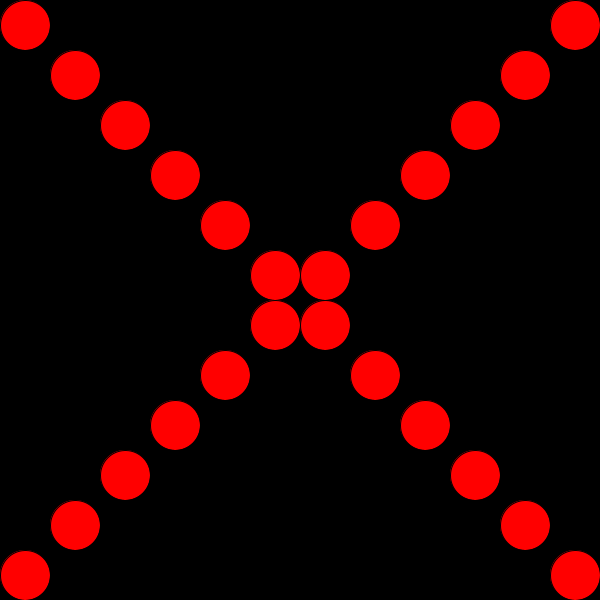
Frame 1 (no input)
Frame 60 (the mouse pressed at the canvas centre just before this capture): identical to frame 1, image omitted
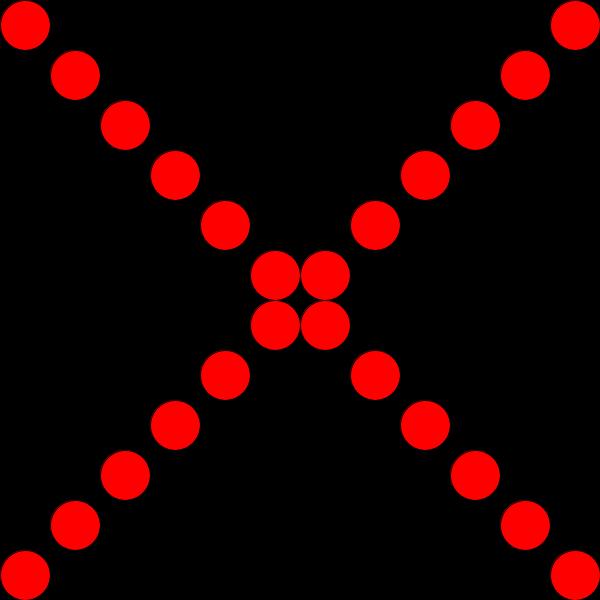
Frame 120 (the mouse held since frame 60 and released just before this capture)

The Processing sketch that drew these frames (run headless with seeded random() and noise(); from frame 60 on, the mouse is pressed at the canvas centre):

// Processing sketch: processing_156740
// ── processing_156740.pde

float circleW;
float circleH;
float circleW2;
float circleH2;
float size;

void setup(){
  size(600,600);
  background(0);
}

void draw(){
  background(0);
  fill(255,0,0);
  for(int i = 0; i < 6; i++){
    ellipse(25+(i*50), 25+(i*50), 50, 50);
    ellipse(25+(i*50), (height-25)-(i*50), 50, 50);
    ellipse((width-25)-(i*50), (height-25)-(i*50), 50, 50);
    ellipse((width-25)-(i*50), 25+(i*50), 50, 50);
    setSize();
    mouseChange();
  }


  
}

void mouseChange(){
  if(mousePressed){
    background(0);
    fill(255-(size/2),0,0);
    println("click is working");
    for(int i = 0; i<6; i++){
      setCoords(i,i);
      ellipse(circleW, circleH, size+50, size+50);
      ellipse(circleW, circleH2, size+50, size+50);
      ellipse(circleW2, circleH, size+50, size+50);
      ellipse(circleW2, circleH2, size+50, size+50);
    }
  }
}

void setCoords(int x, int y){
  circleW = 25 +(x*50);
  circleH = 25+(y*50);
  circleW2 = (width-25)-(x*50);
  circleH2 = (height-25)-(y*50);
}

void setSize(){
  size = dist(mouseX, mouseY, width/2, height/2);
}
